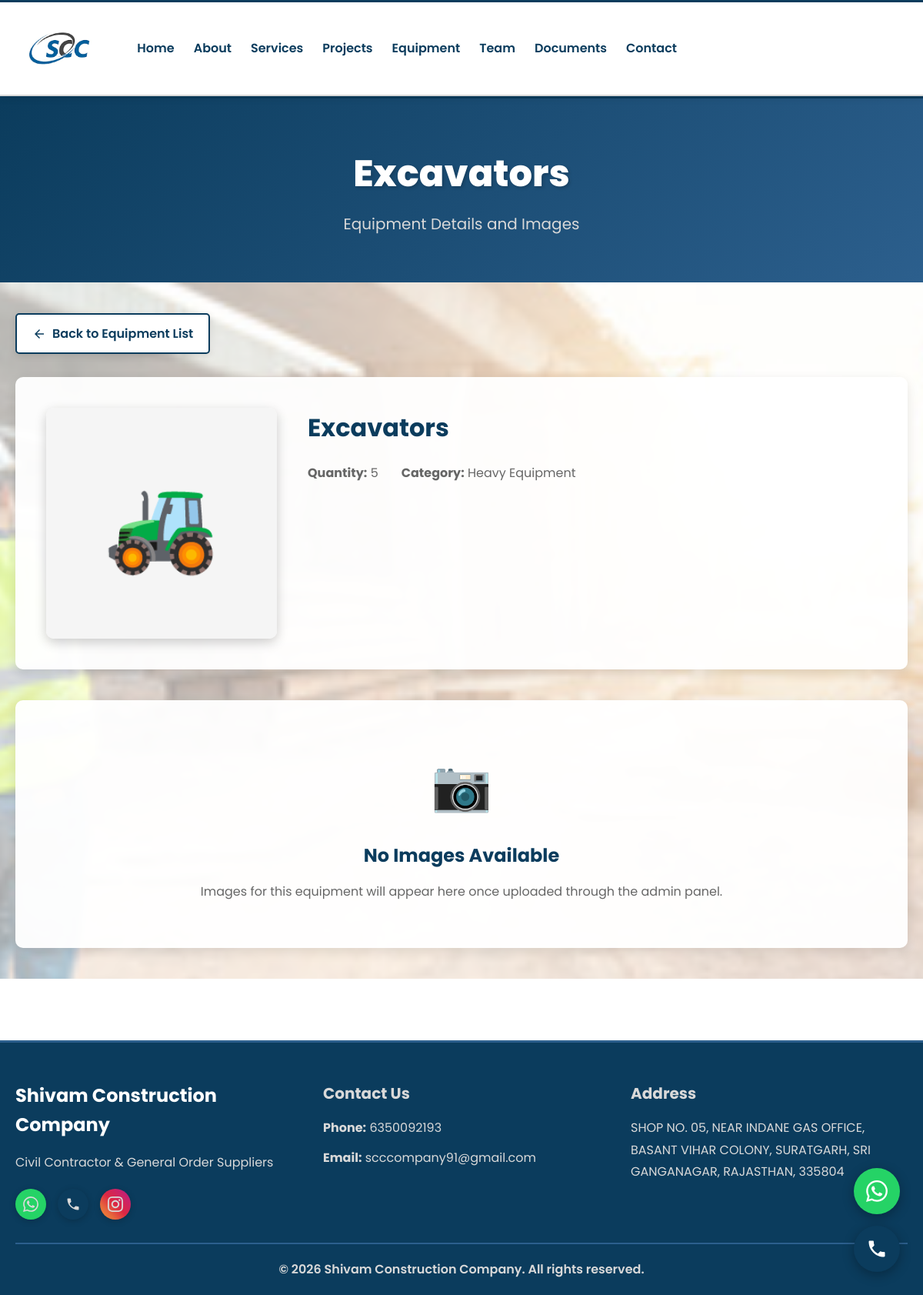
Page /equipment/1/ on the committed database.
### shivam/models.py (models this page shows, shortened)
class Equipment(models.Model):
    name = models.CharField(max_length=200)
    quantity = models.IntegerField(default=0)
    category = models.CharField(max_length=100, blank=True)
    image = models.ImageField(upload_to='equipment/', blank=True, null=True)
    description = models.TextField(blank=True)
    specifications = models.TextField(blank=True, help_text="Technical specifications")
    order = models.IntegerField(default=0)
    class Meta:
        ordering = ['category', 'order']
        verbose_name_plural = "Equipment"

class CompanyInfo(models.Model):
    name = models.CharField(max_length=200, default="Shivam Construction Company")
    tagline = models.CharField(max_length=300, default="Civil Contractor & General Order Suppliers")
    phone = models.CharField(max_length=20, default="6350092193")
    email = models.EmailField(default="scccompany91@gmail.com")
    address = models.TextField(default="SHOP NO. 05, NEAR INDANE GAS OFFICE, BASANT VIHAR COLONY, SURATGARH, SRI GANGANAGAR, RAJASTHAN, 335804")
    vision = models.TextField(blank=True)
    quality_policy = models.TextField(blank=True)
    introduction = models.TextField(blank=True)
    logo = models.ImageField(upload_to='company/', blank=True, null=True)
    hero_image = models.ImageField(upload_to='company/', blank=True, null=True)
    instagram_url = models.URLField(blank=True, default="https://www.instagram.com/shivamconstruction")
    services_bg = models.ImageField(upload_to='company/backgrounds/', blank=True, null=True, verbose_name="Services Page Background")
    projects_bg = models.ImageField(upload_to='company/backgrounds/', blank=True, null=True, verbose_name="Projects Page Background")
    equipment_bg = models.ImageField(upload_to='company/backgrounds/', blank=True, null=True, verbose_name="Equipment Page Background")
    vision_bg = models.ImageField(upload_to='company/backgrounds/', blank=True, null=True, verbose_name="Vision Section Background")
    quality_bg = models.ImageField(upload_to='company/backgrounds/', blank=True, null=True, verbose_name="Quality Section Background")
    team_bg = models.ImageField(upload_to='company/backgrounds/', blank=True, null=True, verbose_name="Team Page Background")
    contact_bg = models.ImageField(upload_to='company/backgrounds/', blank=True, null=True, verbose_name="Contact Page Background")
    class Meta:
        verbose_name_plural = "Company Information"

### shivam/views.py (the view)
# urls.py: path('equipment/<int:equipment_id>/', views.equipment_detail, name='equipment_detail'),
def equipment_detail(request, equipment_id):
    equipment = get_object_or_404(Equipment, id=equipment_id)
    company = CompanyInfo.objects.first()
    equipment_images = EquipmentImage.objects.filter(equipment=equipment).order_by('order', '-uploaded_at')
    context = {
        'equipment': equipment,
        'equipment_images': equipment_images,
        'company': company,
    }
    return render(request, 'shivam/equipment_detail.html', context)

### templates/shivam/equipment_detail.html (shortened to what this page needs)
{% extends 'shivam/base.html' %}
{% load static %}
{% block content %}
<section class="page-header">
    <div class="container">
        <h1>{{ equipment.name }}</h1>
        <p class="subtitle">Equipment Details and Images</p>
    </div>
</section>
<section class="section equipment-detail-section page-background" {% if company.equipment_bg %}style="background-image: url('{{ company.equipment_bg.url }}');"{% elif company.hero_image %}style="background-image: url('{{ company.hero_image.url }}');"{% else %}style="background-image: url('{% static "images/equipment-bg.jpg" %}');"{% endif %}>
    <div class="container">
        <div class="back-button-wrapper">
            <a href="{% url 'equipment' %}" class="btn-back">
                <svg width="20" height="20" viewBox="0 0 24 24" fill="currentColor">
                    <path d="M20 11H7.83l5.59-5.59L12 4l-8 8 8 8 1.41-1.41L7.83 13H20v-2z"/>
                </svg>
                Back to Equipment List
            </a>
        </div>
        <div class="equipment-info-card">
            <div class="equipment-main-image">
                {% if equipment.image %}
                    <img src="{{ equipment.image.url }}" alt="{{ equipment.name }}">
                {% else %}
                    <div class="equipment-placeholder">🚜</div>
                {% endif %}
            </div>
            <div class="equipment-details">
                <h2>{{ equipment.name }}</h2>
                <div class="equipment-meta">
                    <span class="meta-item">
                        <strong>Quantity:</strong> {{ equipment.quantity }}
                    </span>
                    {% if equipment.category %}
                    <span class="meta-item">
                        <strong>Category:</strong> {{ equipment.category }}
                    </span>
                    {% endif %}
                </div>
            </div>
        </div>
        {% if equipment_images %}
        <div class="equipment-gallery">
            <h2 class="gallery-title">Equipment Images</h2>
            <div class="gallery-grid">
                {% for img in equipment_images %}
                <div class="gallery-item">
                    <div class="gallery-image-wrapper">
                        <img src="{{ img.image.url }}" alt="{{ img.title|default:equipment.name }}" class="gallery-image" onclick="openLightbox('{{ img.image.url }}', '{{ img.title|default:equipment.name }}')">
                    </div>
                    {% if img.title %}
                    <p class="gallery-title-text">{{ img.title }}</p>
                    {% endif %}
                    {% if img.description %}
                    <p class="gallery-description">{{ img.description }}</p>
                    {% endif %}
                </div>
                {% endfor %}
            </div>
        </div>
        {% else %}
        <div class="no-images-message">
            <div class="no-images-icon">📷</div>
            <h3>No Images Available</h3>
            <p>Images for this equipment will appear here once uploaded through the admin panel.</p>
        </div>
        {% endif %}
    </div>
</section>
{% endblock %}

### templates/shivam/base.html (shortened to what this page needs)
{% load static %}
<!DOCTYPE html>
<html lang="en">
<head>
    <link rel="stylesheet" href="{% static 'css/style.css' %}">
</head>
<body>
    <nav class="navbar">
        <div class="container">
            <div class="nav-wrapper">
                <div class="logo">
                    {% if company.logo %}
                        <img src="{{ company.logo.url }}" alt="SCC Logo" class="logo-image">
                    {% else %}
                        <img src="{% static 'images/images.png' %}" alt="SCC Logo" class="logo-image" onerror="this.style.display='none'; this.nextElementSibling.style.display='flex';">
                    {% endif %}
                </div>
                <div class="nav-links">
                    <a href="{% url 'home' %}" class="{% if request.resolver_match.url_name == 'home' %}active{% endif %}">Home</a>
                    <a href="{% url 'about' %}" class="{% if request.resolver_match.url_name == 'about' %}active{% endif %}">About</a>
                    <a href="{% url 'services' %}" class="{% if request.resolver_match.url_name == 'services' %}active{% endif %}">Services</a>
                    <a href="{% url 'projects' %}" class="{% if request.resolver_match.url_name == 'projects' %}active{% endif %}">Projects</a>
                    <a href="{% url 'equipment' %}" class="{% if request.resolver_match.url_name == 'equipment' %}active{% endif %}">Equipment</a>
                    <a href="{% url 'team' %}" class="{% if request.resolver_match.url_name == 'team' %}active{% endif %}">Team</a>
                    <a href="{% url 'documents' %}" class="{% if request.resolver_match.url_name == 'documents' %}active{% endif %}">Documents</a>
                    <a href="{% url 'contact' %}" class="{% if request.resolver_match.url_name == 'contact' %}active{% endif %}">Contact</a>
                </div>
            </div>
        </div>
    </nav>
    <main>
        {% block content %}{% endblock %}
    </main>
    <div class="floating-contact">
        <a href="https://wa.me/91{{ company.phone|default:'6350092193' }}" target="_blank" class="floating-btn whatsapp-btn" title="WhatsApp">
        </a>
        <a href="tel:{{ company.phone|default:'6350092193' }}" class="floating-btn call-btn" title="Call Us">
        </a>
    </div>
    <footer class="footer">
        <div class="container">
            <div class="footer-content">
                <div class="footer-section">
                    <h3>Shivam Construction Company</h3>
                    <p>{{ company.tagline|default:"Civil Contractor & General Order Suppliers" }}</p>
                    <div class="social-links">
                        <a href="https://wa.me/91{{ company.phone|default:'6350092193' }}" target="_blank" class="social-icon whatsapp" title="WhatsApp">
                        </a>
                        <a href="tel:{{ company.phone|default:'6350092193' }}" class="social-icon phone" title="Call Us">
                        </a>
                        <a href="{{ company.instagram_url|default:'https://www.instagram.com/shivamconstruction' }}" target="_blank" class="social-icon instagram" title="Instagram">
                        </a>
                    </div>
                </div>
                <div class="footer-section">
                    <h4>Contact Us</h4>
                    <p><strong>Phone:</strong> <a href="tel:{{ company.phone|default:'6350092193' }}">{{ company.phone|default:"6350092193" }}</a></p>
                    <p><strong>Email:</strong> <a href="mailto:{{ company.email|default:'scccompany91@gmail.com' }}">{{ company.email|default:"scccompany91@gmail.com" }}</a></p>
                </div>
                <div class="footer-section">
                    <h4>Address</h4>
                    <p>{{ company.address|default:"SHOP NO. 05, NEAR INDANE GAS OFFICE, BASANT VIHAR COLONY, SURATGARH, SRI GANGANAGAR, RAJASTHAN, 335804" }}</p>
                </div>
            </div>
            <div class="footer-bottom">
                <p>&copy; {% now "Y" %} Shivam Construction Company. All rights reserved.</p>
            </div>
        </div>
    </footer>
</body>
</html>

### rows in the picture
Equipment: name "Excavators", quantity "5", category "Heavy Equipment"
CompanyInfo: tagline "Civil Contractor & General Order Suppliers", phone "6350092193", email "scccompany91@gmail.com", address "SHOP NO. 05, NEAR INDANE GAS OFFICE, BASANT VIHAR COLONY, SURATGARH, SRI GANGANAGAR, RAJASTHAN, 335804"
